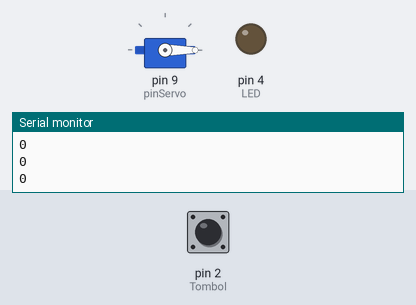
Simulated run of this sketch. Board: Arduino Uno, built with avr-gcc and run on an emulated ATmega328P. Parts: servo, output pins drawn as LEDs (lit = HIGH), the last lines printed to the serial monitor. Inputs (shaded band) come from the test bench; at power-on: pin 2 (Tombol) LOW.

Above: at 2.8 s.
2.9 s: pin 2 (Tombol) pulled HIGH for 1.2 s
At 3.6 s:
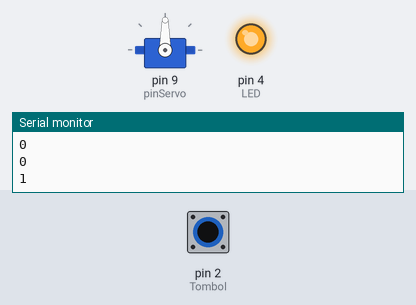
6.5 s: pin 2 (Tombol) pulled HIGH for 3.2 s
At 11.3 s:
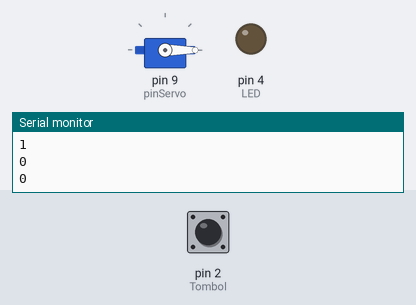
Timing chart, 0 to 12.8 s (numbered marks = the images above; inputs shaded):
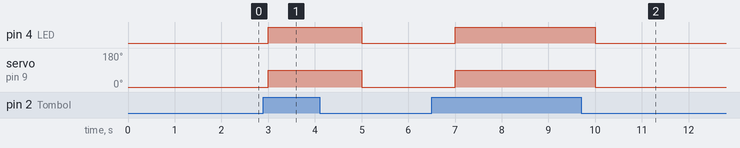

The sketch:

Tombol_servo.ino
```cpp
#include <Servo.h>

Servo myservo;  //buat object servo untuk project
int pinServo=9; //PIN 9 untuk Servo
const int Tombol=2;
const int LED=4;
//untuk menampung nilai tombol
int Button=0;

void setup() {
  myservo.attach(pinServo);
  pinMode(Tombol, INPUT);
  pinMode(LED, OUTPUT);
  Serial.begin(9600);
}

void loop() {
  Button=digitalRead(Tombol);
  Serial.println(Button);

  if(Button==HIGH) {
    digitalWrite(LED,HIGH);
    myservo.write(90);
    delay(1000);
  } else {
    digitalWrite(LED,LOW);
    myservo.write(0);
    delay(1000);
  }
}
```

Measured:
- after the input at 2.9 s, pin 4 (LED): LOW → HIGH after 0.10 s, → LOW 2.0 s later; servo on pin 9 (pinServo): 0° → 90° after 0.10 s, → 0° 2.0 s later
- after the input at 6.5 s, pin 4 (LED): LOW → HIGH after 0.50 s, → LOW 3.0 s later; servo on pin 9 (pinServo): 0° → 90° after 0.50 s, → 0° 3.0 s later
